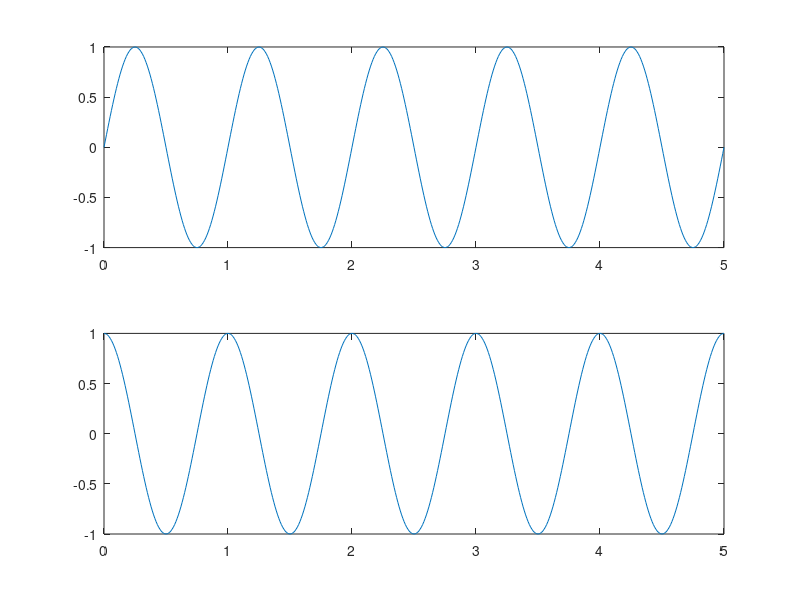

Recreate this plot in MATLAB.
close; clear; clc;

x = 0:0.01:5;

subplot(2,1,1)
plot(x, sin(2*pi*x))
hold on
subplot(2,1,2)
plot(x, cos(2*pi*x))
